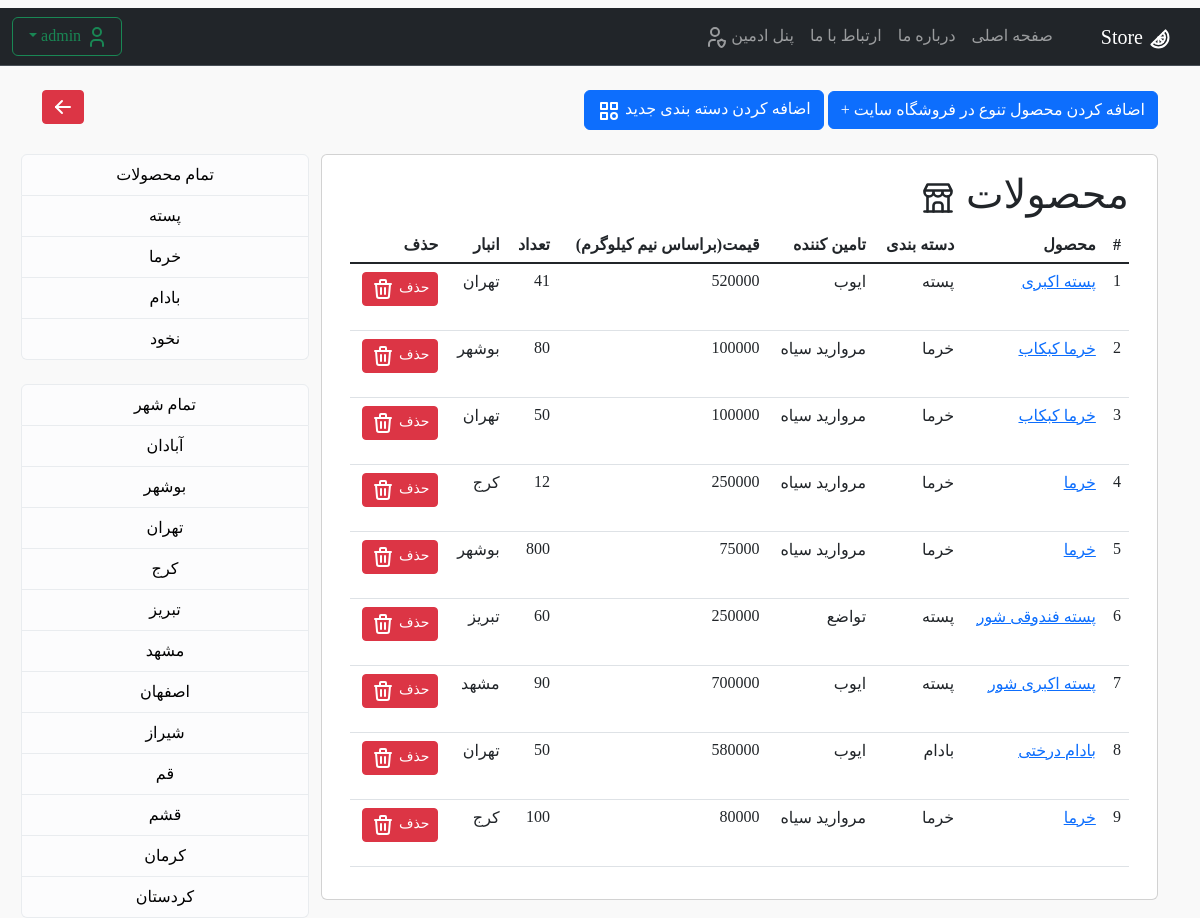
Page /panel/product-variations/ (signed in) on the earlier database version.
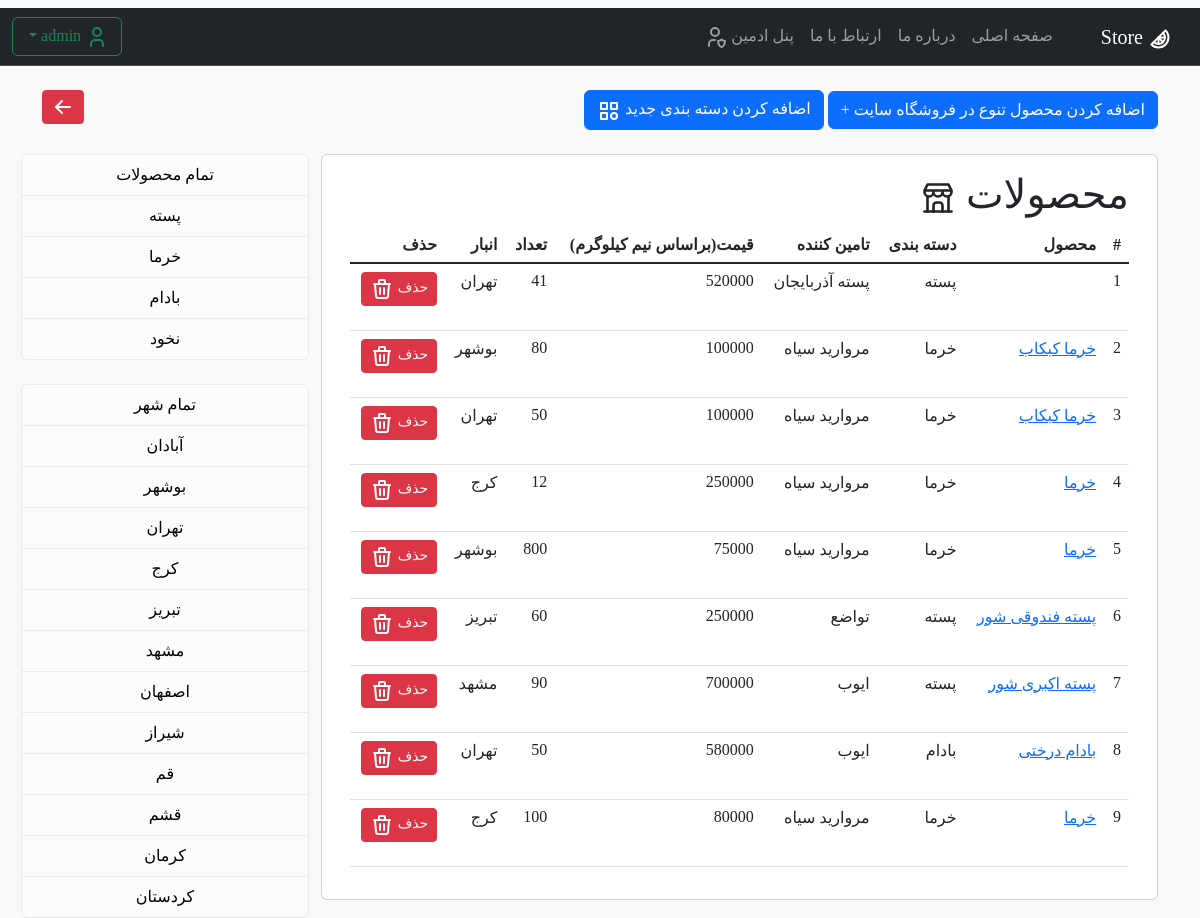
Same page on the later database version.
### products/models.py (models this page shows, shortened)
class ProductVariation(models.Model):
    variationId = models.AutoField(primary_key=True)
    productId = models.ForeignKey(ProductCategory, on_delete=models.CASCADE, verbose_name='دسته محصول')
    name = models.CharField(max_length=30, verbose_name='نام محصول')
    Supplier = models.ManyToManyField('Supplier')
    price = models.IntegerField(verbose_name='قیمت (تومان)', help_text='یک بسته 500 گرمی')
    quantity = models.IntegerField(verbose_name='تعداد کالا')
    cityId = models.ForeignKey(City, on_delete=models.CASCADE, verbose_name='انبار', null=True)
    text = models.TextField(max_length=1000, null=True, blank=True, help_text='اجبار پر کردن توضیحات نیست',
                            verbose_name='توضیح محصول')

class Supplier(models.Model):
    SupplierId = models.AutoField(primary_key=True)
    name = models.CharField(max_length=50, help_text='نام برند یا تامین کنندگان', verbose_name='نام تامین کنندگان')
    contactInfo = models.IntegerField(verbose_name='شماره تلفن')
    def __str__(self):
        return f"{self.name}"

class ProductCategory(models.Model):
    productId = models.AutoField(primary_key=True)  # create primary ky by AutoFild
    name = models.CharField(max_length=30)
    def __str__(self):
        return f"{self.name}"

class City(models.Model):
    TYPE_CHOICES = (
        ("آبادان", "آبادان"),
        ("بوشهر", "بوشهر"),
        ("تهران", "تهران"),
        ("کرج", "کرج"),
        ("تبریز", "تبریز"),
        ("مشهد", "مشهد"),
        ("اصفهان", "اصفهان"),
        ("شیراز", "شیراز"),
        ("قم", "قم"),
        ("قشم", "قشم"),
        ("کرمان", "کرمان"),
        ("کردستان", "کردستان"),
    )
    name = models.CharField(max_length=50, choices=TYPE_CHOICES)
    def __str__(self):
        return f"{self.name}"

### pages/views.py (the view)
# urls.py: path('panel/product-variations/', Product_view_list.as_view(), name='link_list_pro_v'),
class Product_view_list(View):
    def get(self, request):
        product_v_list = ProductVariation.objects.all()
        product_cat_admin = ProductCategory.objects.all()
        city = City.objects.all()
        category = request.GET.get('categories_admin')
        category_city = request.GET.get('categories_city_admin')
        if category:
            product_v_list = product_v_list.filter(productId=category)
        if category_city:
            product_v_list = product_v_list.filter(cityId=category_city)
        if category_city and category:
            product_v_list = product_v_list.filter(cityId=category_city, productId=category)
        context = {
            'pro_list': product_v_list,
            'cat1': product_cat_admin,
            'cat_city': city,
        }
        return render(request, 'admin/product_variation.html', context=context)
    def dispatch(self, request, *args, **kwargs):
        if not request.user.is_superuser:
            return HttpResponseForbidden("<b><h2>دسترسی ممنوع است</h2></b><h4> .فقط مدیر سایت میتواند وارد شود</h4>")
        return super().dispatch(request, *args, **kwargs)

### templates/admin/product_variation.html (shortened to what the changed rows need)
{% extends 'base.html' %}
{% block content %}
<br>
<br>
<br>
<div class="container">
    <div class="row">
        <div class="col-md-9">
            <div class="row">
                <div class="card">
                    <div class="card-body">
                        <h1>محصولات
                        </h1>
                        <table class="table table-hover">
                            <thead>
                            <tr>
                                <th scope="col">#</th>
                                <th scope="col">محصول</th>
                                <th scope="col">دسته بندی</th>
                                <th scope="col">تامین کننده</th>
                                <th scope="col">قیمت(براساس نیم کیلوگرم)</th>
                                <th scope="col">تعداد</th>
                                <th scope="col">انبار</th>
                                <th scope="col">حذف</th>
                            </tr>
                            <tbody class="table-group-divider">
                            {% for p in pro_list %}
                            <tr>
                                <td scope="row">{{ forloop.counter }}</td>
                                <td><a href="{% url 'link_up_pro_v' p.pk %}">{{ p.name }}</a></td>
                                <td>{{ p.productId }}</td>
                                <td>{{ p.Supplier.first }}</td>
                                <td>{{ p.price }}</td>
                                <td>{{ p.quantity }}</td>
                                <td>{{ p.cityId }}</td>
                                <td>
                                    <form method="post" action="{% url 'delete-pro_v' p.pk %}">
                                        <button type="submit" class="btn btn-danger btn-sm">حذف
                                        </button>
                                    </form>
                                </td>
                            </tr>
                            {% endfor %}
                            </tbody>
                        </table>
                    </div>
                </div>
            </div>
        </div>
    </div>
</div>
{% endblock %}

Differences in the rows shown:
changed ProductVariation: Supplier.first "ایوب" → "پسته آذربایجان"; name "پسته اکبری" → (not shown)
